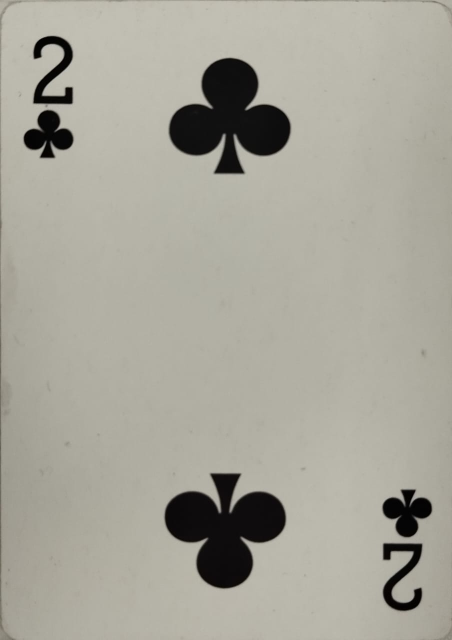
#> input picture individual_cards_2/2_Club.jpg, 904 x 1280 px, given in place of the camera (shown at 1/2 size)
$ python PCV_clean.py
#> lines starting #> are read from the running program, lines starting #| are printed output that depends on the picture; after the words box and inside, x2 and y2 are one past the last pixel; in counts of white or black regions, pixels touching at a corner belong together
import cv2
import numpy as np
import os


# [51 lines left out: functions titik, klasifikasi_kartu, not called in this run]

# Inisialisasi: memuat 52 template kartu ke memori
Folder = r"C:\Users\aaron\Downloads\individual_cards_2"
RANKS = ["A","2","3","4","5","6","7","8","9","10","J","Q","K"]
SUITS = ["Spade","Heart","Diamond","Club"]
kartu_template = {}
lebar, tinggi = 300, 420  # Ukuran standar kartu setelah di-warp

print(f"Nama folder: {Folder}")

# Loop untuk memuat semua template kartu
for suit in SUITS:
    for rank in RANKS:
        nama_kartu = f"{rank} {suit}"
        namafile = f"{rank}_{suit}.jpg"
        path = os.path.join(Folder, namafile)
        template = cv2.imread(path)

        if template is None:
            print(f"error {namafile} gaada di {Folder}")
            continue

        # Preprocessing template: resize, grayscale, threshold
        Resized = cv2.resize(template, (lebar, tinggi))
        template_gray = cv2.cvtColor(Resized, cv2.COLOR_BGR2GRAY)
        _, template_thresh = cv2.threshold(template_gray, 150, 255, cv2.THRESH_BINARY_INV | cv2.THRESH_OTSU)
        kartu_template[nama_kartu] = template_thresh

print(f"total: {len(kartu_template)}")


cap = cv2.VideoCapture(1)

if not cap.isOpened():
    print("kamera ga fungsi")

lebarkamerakartu = 300
tinggikamerakartu = 420

# Titik tujuan untuk perspective warp (4 pojok persegi panjang 300x420)
dst_pts = np.array([
    [0, 0],  # Kiri atas
    [lebarkamerakartu - 1, 0],  # Kanan atas
    [lebarkamerakartu - 1, tinggikamerakartu - 1],  # Kanan bawah
    [0, tinggikamerakartu - 1]  # Kiri bawah
], dtype="float32")

# Loop utama: deteksi kartu dari setiap frame kamera
while True:
    ret, frame = cap.read()
#> frame is the input picture: shape (1280, 904, 3); mean B, G, R 153.9, 165.1, 167.1

    if not ret:
        print('kamera errorr')
        break

    img_output = frame.copy()
    img_tinggi, img_lebar = frame.shape[:2]
#> img_tinggi = 1280; img_lebar = 904
    scale_down = 0.5  # Perkecil frame untuk mempercepat proses

    # Resize frame jika diperlukan
    if scale_down != 1.0:
        resized_frame = cv2.resize(
            frame,
            (int(img_lebar * scale_down), int(img_tinggi * scale_down)),
            interpolation=cv2.INTER_AREA
        )
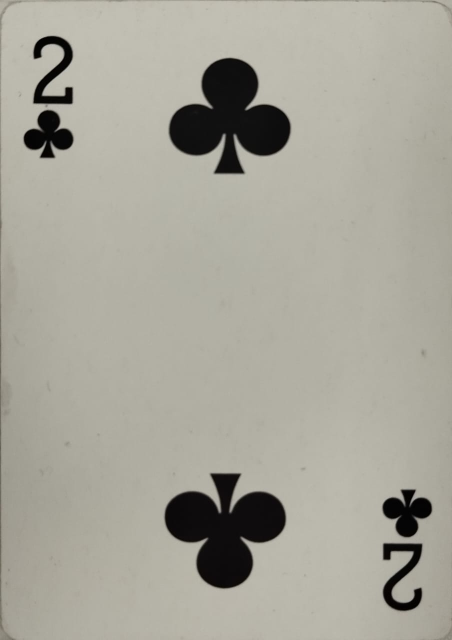
#> resized_frame: shape (640, 452, 3); mean B, G, R 154, 165.1, 167.2
    else:
        resized_frame = frame.copy()

    # Preprocessing: grayscale → blur → deteksi tepi (Canny)
    imgbaru_tinggi, imgbaru_lebar = resized_frame.shape[:2]
#> imgbaru_tinggi = 640; imgbaru_lebar = 452
    gray = cv2.cvtColor(resized_frame, cv2.COLOR_BGR2GRAY)
    blur = cv2.GaussianBlur(gray, (5,5), 0)
    edges = cv2.Canny(blur, 50, 150)
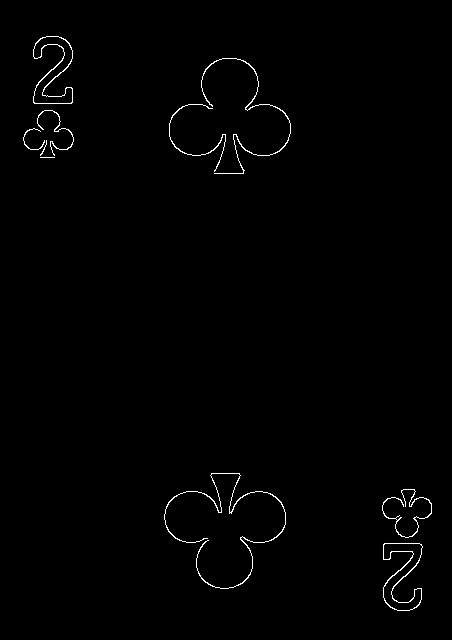
#> edges: shape (640, 452); 0.84% white in thin lines or dots, all inside (x1, y1, x2, y2) = (23, 36, 432, 611)
    contours, _ = cv2.findContours(edges, cv2.RETR_EXTERNAL, cv2.CHAIN_APPROX_SIMPLE)
#> contours = 10 contours, 3 with area under 20; largest, box (x1, y1, x2, y2) and area: (383, 543, 423, 611) 1224, (33, 36, 73, 104) 1220, (164, 473, 286, 589) 122, (201, 58, 291, 174) 84, (382, 489, 432, 538) 50, (169, 104, 226, 172) 40, (37, 110, 74, 156) 35

    # Tampilkan kontur untuk debugging
    gambar_contour = resized_frame.copy()
    cv2.drawContours(gambar_contour, contours, -1, (0,255,0), 1)
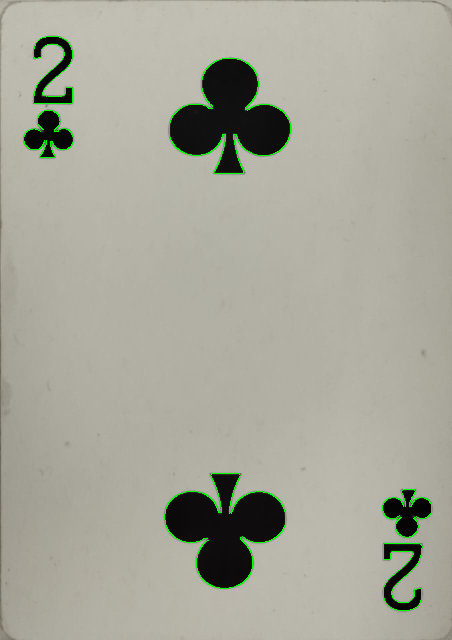
#> gambar_contour: shape (640, 452, 3); 0.79% of pixels changed, all inside (x1, y1, x2, y2) = (23, 36, 432, 611)

    # Filter kontur berdasarkan area minimum
    area_kartumin = (imgbaru_lebar * imgbaru_tinggi) / 150
#> area_kartumin = 1928.5

    cv2.imshow("Kontur", gambar_contour)
    cv2.imshow('edges', edges)
    #cv2.imshow('blur' , blur)

    kartu_terdeteksi = []

    # Deteksi kartu: cari kontur yang berbentuk segiempat (4 pojok)
    for c_resized in contours:
        area = cv2.contourArea(c_resized)

        # Filter kontur berdasarkan area minimum
        if area > area_kartumin:
            peri = cv2.arcLength(c_resized, True)
            approx_resized = cv2.approxPolyDP(c_resized, 0.02 * peri, True)  # Aproksimasi poligon

            # Cek apakah kontur punya 4 pojok (bentuk kartu)
            if len(approx_resized) == 4:
                # Kembalikan ke ukuran frame asli
                approx_original = (approx_resized / scale_down).astype(np.int32)
                src_pts = titik(approx_original.reshape(4,2))  # Urutkan 4 pojok

                # Perspective warp: luruskan kartu miring menjadi lurus
                # cv2.getPerspectiveTransform menghitung matriks transformasi 3x3
                # src_pts = 4 pojok kartu miring di frame kamera (input)
                # dst_pts = 4 pojok persegi panjang lurus 300x420 (output)
                # m = matriks transformasi yang akan mengubah src_pts menjadi dst_pts
                m = cv2.getPerspectiveTransform(src_pts, dst_pts)
                # Aplikasikan transformasi: ubah kartu miring jadi lurus dengan ukuran 300x420
                w_kartu = cv2.warpPerspective(frame, m, (lebar, tinggi))

                # Klasifikasi kartu menggunakan SAD
                klasifikasi_teks, confidence = klasifikasi_kartu(w_kartu, kartu_template)

                cv2.imshow("kartu ke warp", w_kartu)

                # Simpan info kartu yang terdeteksi
                kartu_terdeteksi.append({
                    'contour': approx_original,
                    'klasifikasi': klasifikasi_teks,
                    'confidence': confidence
                })
#> this loop made 10 passes
#> area on passes 1, 2, 3, 7, 8, 9, 10: 1224.5, 50, 122, 35, 40.5, 84.5, 1220
#> after the loop, kartu_terdeteksi = []

    # Tampilkan hasil: gambar kotak dan label di setiap kartu yang terdeteksi
    for info_kartu in kartu_terdeteksi:
        contour = info_kartu['contour']
        klasifikasi_teks = info_kartu['klasifikasi']
        confidence = info_kartu['confidence']

        # Gambar kotak hijau di sekitar kartu
        warna_contour = (0, 255, 0)
        cv2.drawContours(img_output, [contour], -1, warna_contour, 2)

        # Hitung pusat kartu untuk posisi teks
        m_cnt = cv2.moments(contour)

        if m_cnt['m00'] != 0:
            cX = int(m_cnt['m10'] / m_cnt['m00'])  # Centroid X
            cY = int(m_cnt['m01'] / m_cnt['m00'])  # Centroid Y

            # Tampilkan nama kartu dan confidence
            cv2.putText(img_output, klasifikasi_teks, (cX - 50, cY),
                       cv2.FONT_HERSHEY_SIMPLEX, 0.6, (0, 255, 255), 2)

            cv2.putText(img_output, f'confidence: {confidence:.2f}',
                       (cX - 50, cY + 20), cv2.FONT_HERSHEY_COMPLEX, 0.5, (0, 255, 255), 1)
#> this loop made 0 passes

    cv2.imshow('kartu', img_output)

    if cv2.waitKey(1) & 0xFF == ord('q'):
#> (key q is pressed here)
        break

cap.release()
cv2.destroyAllWindows()
